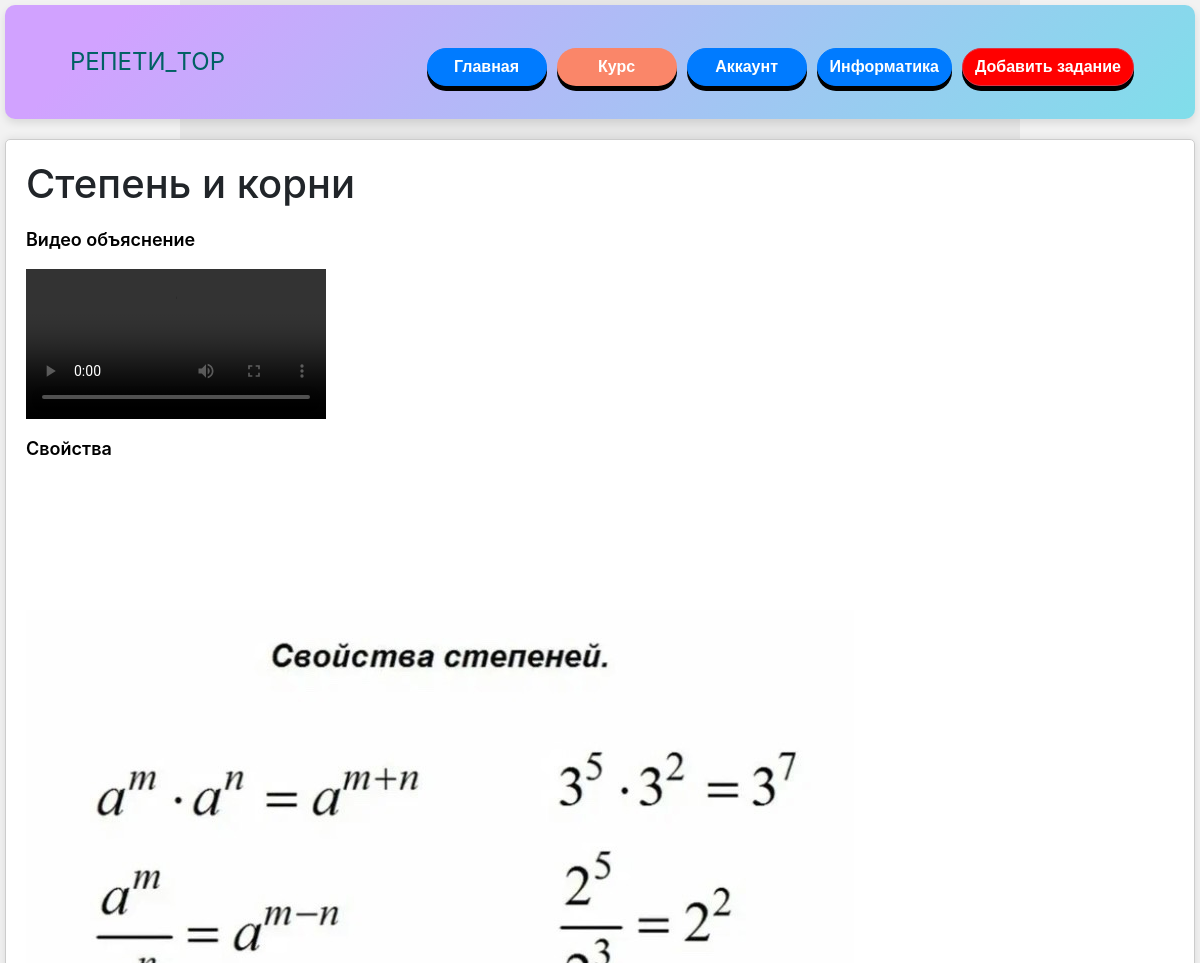
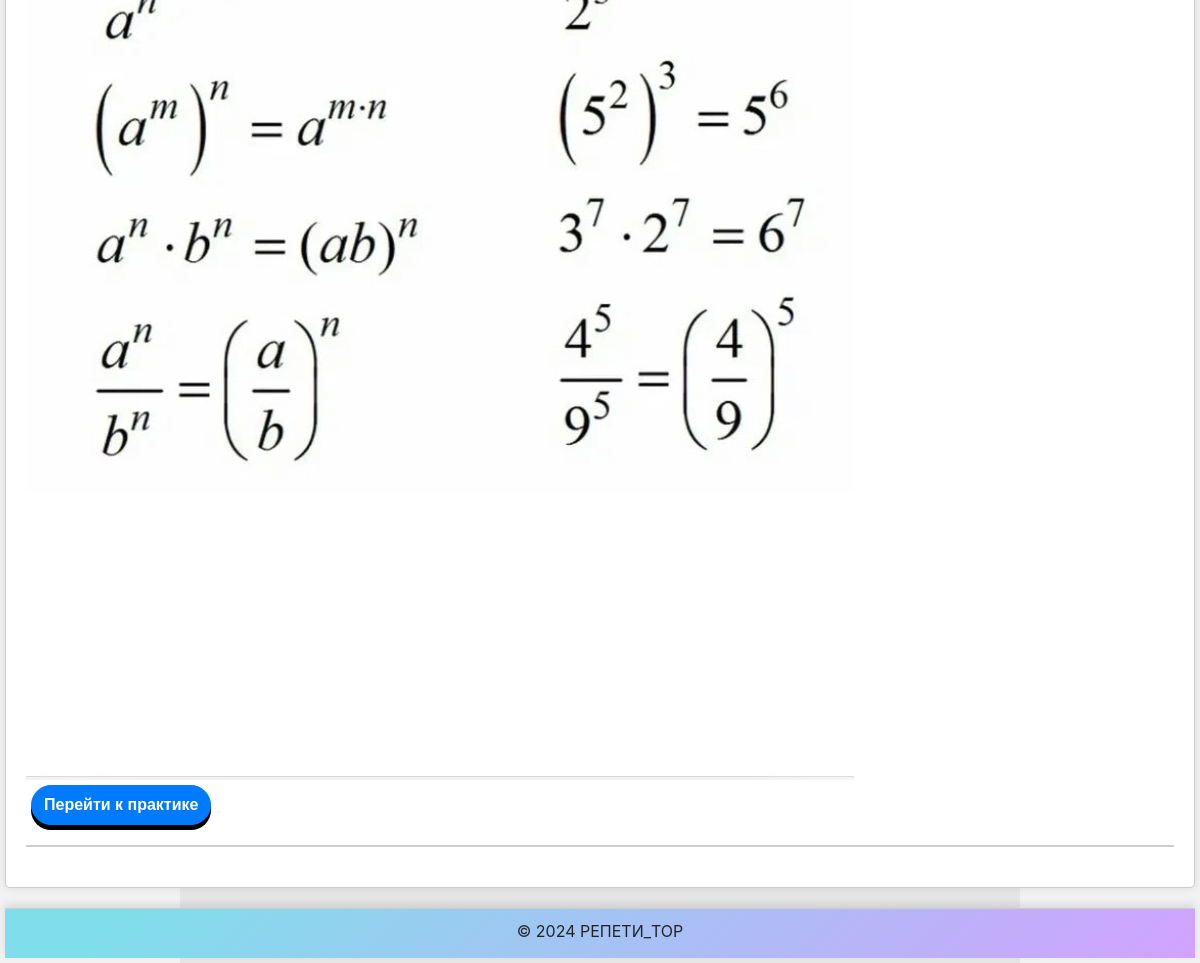
/tasks/73/ (signed in), run on the app's committed database (2 pictures, top to bottom).
### tasks/models.py (models this page shows, shortened)
class Course(models.Model):
    title = models.CharField(max_length=200)
    required_status = models.ForeignKey(Status, on_delete=models.CASCADE, related_name='courses', null=True, blank=True)
    grade = models.CharField(max_length=10, default='6class')

class Task(models.Model):
    course = models.ForeignKey(Course, related_name='tasks', on_delete=models.CASCADE)
    description = models.TextField(blank=True, null=True)
    correct_answer = models.CharField(max_length=200, blank=True, null=True)
    image = models.ImageField(upload_to='task_images/', blank=True, null=True)
    video = models.FileField(upload_to='task_videos/', blank=True, null=True)
    is_theory = models.BooleanField(default=False)
    expl = models.TextField(blank=True, null=True)
    expl_img = models.ImageField(upload_to='task_images/', blank=True, null=True)
    expl_video = models.FileField(upload_to='task_videos/', blank=True, null=True)
    file = models.FileField(upload_to='task_videos/', blank=True, null=True)
    file_link_text = models.CharField(max_length=255, blank=True, null=True)

### tasks/views.py (the view, shortened to what this page needs)
# urls.py: path('<int:course_id>/', views.task_detail, name='task_detail'),
@login_required
def task_detail(request, course_id):
    course = get_object_or_404(Course, id=course_id)
    theoretical_tasks = course.tasks.filter(is_theory=True)
    practical_tasks = course.tasks.filter(is_theory=False)
    user_statuses = request.user.profile.statuses.all()
    course_access = {course: course.required_status in user_statuses}
    has_advanced_access = user_statuses.filter(name='advanced').exists()
    has_premium_access = user_statuses.filter(name='premium').exists()
    has_gold_access = user_statuses.filter(name='gold').exists()
    has_platinum_access = user_statuses.filter(name='platinum').exists()
    return render(request, 'tasks/task_detail.html', {
        'course': course,
        'theoretical_tasks': theoretical_tasks,
        'practical_tasks': practical_tasks,
        'course_access': course_access,
        'has_advanced_access': has_advanced_access,
        'has_premium_access': has_premium_access,
        'has_gold_access': has_gold_access,
        'has_platinum_access': has_platinum_access,
        'show_practical_tasks': 'proceed_to_practice' in request.POST,
    })

### tasks/templates/tasks/task_detail.html (shortened to what this page needs)
{% load static %}
<!DOCTYPE html>
<html lang="en">
<head>
    <link rel="stylesheet" href="https://maxcdn.bootstrapcdn.com/bootstrap/4.5.2/css/bootstrap.min.css">
    <link rel="stylesheet" type="text/css" href="{% static 'styles.css' %}">
</head>
<body>
    <div class="flex-container">
        <header class="animated-header">
            <div class="container flex-header">
                <div class="logo">
                    <a class="navbar-brand">РЕПЕТИ_TOP</a>
                </div>
                <nav class="navbar navbar-expand-md">
                    <div class="collapse navbar-collapse" id="navbarNav">
                        <ul class="navbar-nav ml-auto">
                            <li class="nav-item"><a href="{% url 'home' %}" class="btn btn-primary">Главная</a></li>
                            {% if user.is_authenticated %}
                            <li class="nav-item"><a href="{% url 'course_list' %}" class="btn btn-course">Курс</a></li>
                            <li class="nav-item"><a href="{% url 'account' %}" class="btn btn-primary">Аккаунт</a></li>
                            <li class="nav-item"><a href="{% url 'computer_science_tasks' %}" class="btn btn-primary">Информатика</a></li>
                            {% else %}
                            <li class="nav-item"><a href="{% url 'login' %}" class="btn btn-primary">Вход</a></li>
                            <li class="nav-item"><a href="{% url 'register' %}" class="btn btn-primary">Регистрация</a></li>
                            {% endif %}
                            {% if user.is_superuser %}
                            <li class="nav-item"><a href="{% url 'add_task' %}" class="btn btn-danger">Добавить задание</a></li>
                            {% endif %}
                        </ul>
                    </div>
                </nav>
            </div>
        </header>
        {% if course.grade == "6class" and has_platinum_access or course.grade == "7class" and has_gold_access or course.grade == "8class" and has_premium_access or course.grade == "9class" and has_advanced_access %}
		<aside>
            <div class="name-variant">
                <h1>{{ course.title }}</h1>
            </div>
            <form method="post">
                {% if theoretical_tasks and not show_practical_tasks %}
                    {% for task in theoretical_tasks %}
                        <div class="flex-task">
                            <div class="description">
                                <p>{{ task.description }}</p>
                            </div>
                            {% if task.image %}
                                <div class="image-view">
                                    <img src="{{ task.image.url }}" alt="Task Image" class="task-image">
                                </div>
                            {% endif %}
                            {% if task.video %}
								<div class="image-view">
									<video controls class="video-view">
										<source src="{{ task.video.url }}" type="video/mp4" class = "video-vi">
									</video>
								</div>
                            {% endif %}
                        </div>
                    {% endfor %}
                    {% if practical_tasks %}<button type="submit" name="proceed_to_practice" class="btn btn-primary">Перейти к практике</button>
                    {% endif %}
                {% endif %}
            </form>
            <div class="separator"></div>
        </aside>
		{% endif %}
        <footer class="animated-footer">
            &copy; 2024 РЕПЕТИ_TOP
        </footer>
    </div>
</body>
</html>

### static/styles.css (style rules this page uses)
html, body { height: 100%; margin: 0; }
button { min-width: 120px; border-radius: 15px; min-height: 40px; background-color: aqua; align-content: center; }
.logo { display: flex; justify-content: center; }
.flex-header { display: flex; justify-content: space-between; width: 100%; height: 100%; }
.animated-header { background-color: #d1a2ff; background-image: linear-gradient(135deg, #d1a2ff 10%, #80DEEA 100%); border-radius: 10px; width: 100%; min-height: 80px; margin-bottom: 20px; padding: 20px; box-shadow: 0 4px 8px rgba(0, 0, 0, 0.1); transition: background-color 0.3s ease-in-out; }
.navbar-brand { padding-left: 25px; text-align: center; min-height: 50px; min-width: 100px; align-content: center; color: #006064; font-size: 24px; }
.flex-container { display: flex; flex-direction: column; min-height: 100vh; align-items: center; padding: 5px; }
footer.animated-footer { text-align: center; min-height: 50px; width: 100%; background-color: #d1a2ff; background-image: linear-gradient(135deg, #80DEEA 10%, #d1a2ff 100%); border-top: 1px solid #ccc; padding: 10px 0; box-shadow: 0 -4px 8px rgba(0, 0, 0, 0.1); transition: background-color 0.3s ease-in-out; margin-top: auto; }
ul { display: flex; flex-direction: row; flex-wrap: wrap; }
li { list-style: none; }
.btn-primary, .btn-danger, .btn-course { min-width: 120px; transition: all 0.3s cubic-bezier(.215,.61,.355,1); margin: 5px; color: white; display: flex; justify-content: center; align-items: center; box-shadow: 0 5px #000; border-radius: 50px; font-family: 'Poppins', sans-serif; font-weight: bold; }
.btn-primary { background-color: #007bff; }
.btn-danger { background-color: red; }
.btn-course { background-color: #fa8669; }
video { max-height: 80vh; max-width: 80vh; }
aside p { font-weight: 600; font-size: 18px; line-height: 1.5; color: #000000; margin-top: 10px; text-align: justify; }
.navbar-collapse { transition: height 0.3s ease; overflow: hidden; }
.navbar-nav { flex-direction: column; text-align: center; }
.navbar-nav .nav-item { margin-top: 10px; }
.separator { width: 100%; height: 2px; background-color: #ccc; margin: 20px 0; }
aside { flex: 1; width: 100%; max-width: 1200px; padding: 20px; background-color: #ffffff; border: 1px solid #ccc; border-radius: 5px; box-shadow: 0 0 10px rgba(0, 0, 0, 0.1); margin-bottom: 20px; }
.task-image { max-width: 100%; height: auto; }
.video-view { max-width: 60%; height: auto; }
.video-view { max-width: 100%; height: auto; }
@media (min-width:1024px) { li { text-align: left; } }

### data on the page
Course: title "Степень и корни"
Task: description "Видео объяснение"
Task: description "Свойства", image (picture)
